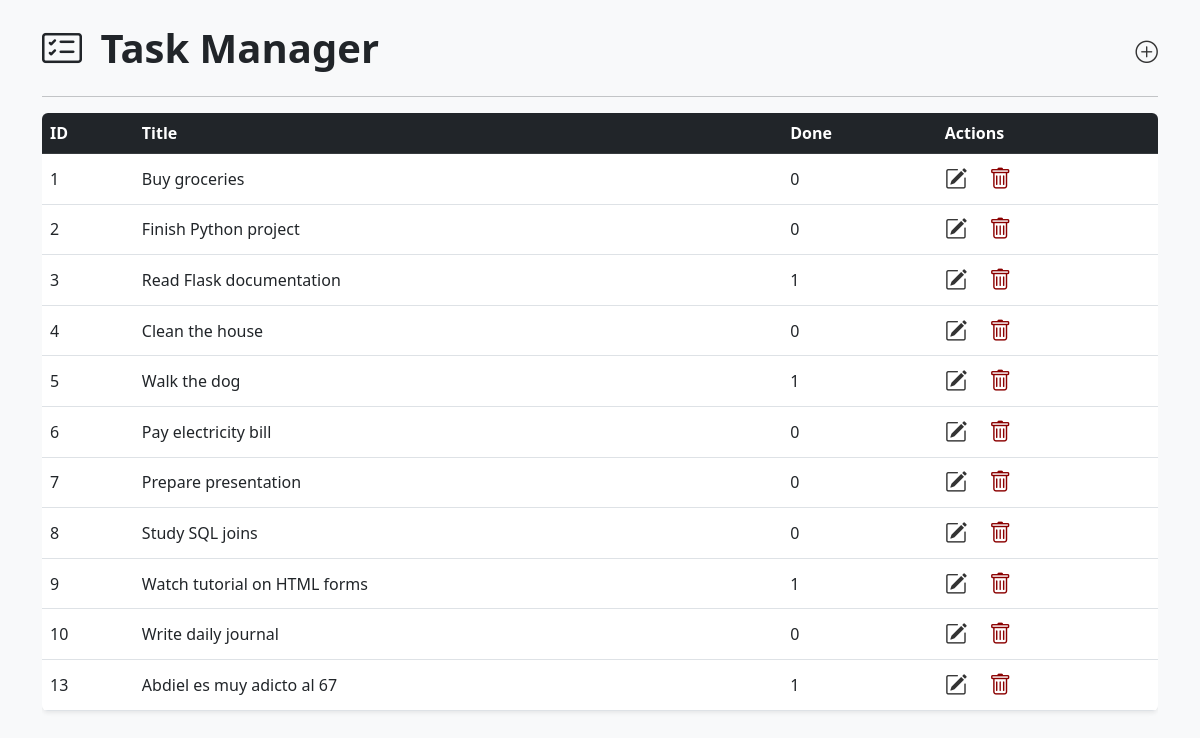
The app's page /main with its own data.
### tables this page shows
CREATE TABLE tasks (
    id INTEGER PRIMARY KEY AUTOINCREMENT,
    title TEXT NOT NULL,
    done INTEGER DEFAULT 0,
    status TEXT DEFAULT 'Pending'
);

### app.py (the view)
@app.route('/main')
def main_page():
    conn = sqlite3.connect('tasks.db')
    conn.row_factory = sqlite3.Row
    tasks = conn.execute("SELECT * FROM tasks").fetchall()
    conn.close()
    return render_template('main.html', tasks=tasks)

### templates/main.html (shortened to what this page needs)
<!DOCTYPE html>
<html lang="en">
<head>
<link rel="stylesheet" href="https://cdn.jsdelivr.net/npm/bootstrap@5.3.0/dist/css/bootstrap.min.css">
<link  rel="stylesheet" href="https://cdn.jsdelivr.net/npm/bootstrap-icons@1.11.1/font/bootstrap-icons.css">
<link rel="stylesheet" href="{{ url_for('static', filename='style.css') }}">
</head>
<body class="bg-light">
<div class="container mt-4">
  <div class="d-flex justify-content-between align-items-center">
      <h1 class="fw-bold">
          <i class="bi bi-card-checklist me-2"></i>
          Task Manager
      </h1>
      <a href="/add" class="action-icon" title="Add Task">
          <i class="bi bi-plus-circle"></i>
      </a>
  </div>
  <hr>
  <div class="table-responsive">
      <table class="table table-hover align-middle shadow-sm">
          <thead class="table-dark">
              <tr>
                  <th>ID</th>
                  <th>Title</th>
                  <th>Done</th>
                  <th>Actions</th>
              </tr>
          </thead>
          <tbody>
              {% for task in tasks %}
              <tr>
                  <td>{{ task.id }}</td>
                  <td>{{ task.title }}</td>
                  <td>{{ task.done }}</td>
                  <td>
                      <a href="/update/{{ task.id }}" class="action-icon me-3" title="Edit">
                          <i class="bi bi-pencil-square"></i>
                      </a>
                      <a href="/delete/{{ task.id }}" class="action-icon delete-icon"
                         title="Delete"
                         onclick="return confirm('Delete this task?');">
                          <i class="bi bi-trash"></i>
                      </a>
                  </td>
              </tr>
              {% endfor %}
          </tbody>
      </table>
  </div>
</div>
</body>
</html>

### static/style.css (style rules this page uses)
.action-icon { font-size: 1.4rem; cursor: pointer; color: #333; text-decoration: none; transition: 0.2s ease; }
.delete-icon { color: #8b0000; }
table { border-radius: 6px; overflow: hidden; }
body { padding-bottom: 40px; }

### records on screen
tasks: id "1", title "Buy groceries", done "0"
tasks: id "2", title "Finish Python project", done "0"
tasks: id "3", title "Read Flask documentation", done "1"
tasks: id "4", title "Clean the house", done "0"
tasks: id "5", title "Walk the dog", done "1"
tasks: id "6", title "Pay electricity bill", done "0"
tasks: id "7", title "Prepare presentation", done "0"
tasks: id "8", title "Study SQL joins", done "0"
tasks: id "9", title "Watch tutorial on HTML forms", done "1"
tasks: id "10", title "Write daily journal", done "0"
tasks: id "13", title "Abdiel es muy adicto al 67", done "1"
